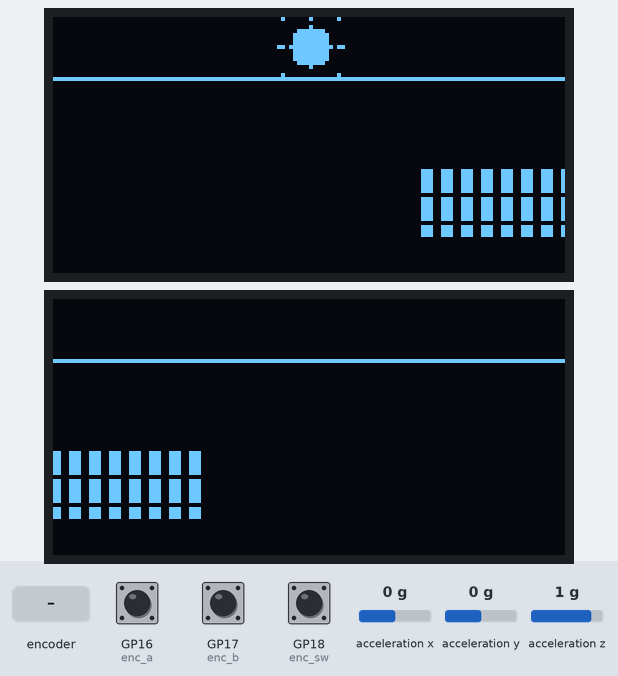
Recording of a program running on a simulated Raspberry Pi Pico running MicroPython. On the bench: 2 × 128×64 one-colour display. Inputs (shaded band) come from the test bench; at power-on: acceleration x 0 g, acceleration y 0 g, GP18 (enc_sw) HIGH, GP16 (enc_a) HIGH, GP17 (enc_b) HIGH, acceleration z 1 g. What the program prints to the serial console is not drawn.

Above: at 1.2 s.
1.3 s: acceleration x set to -1.4 g
At 2.75 s:
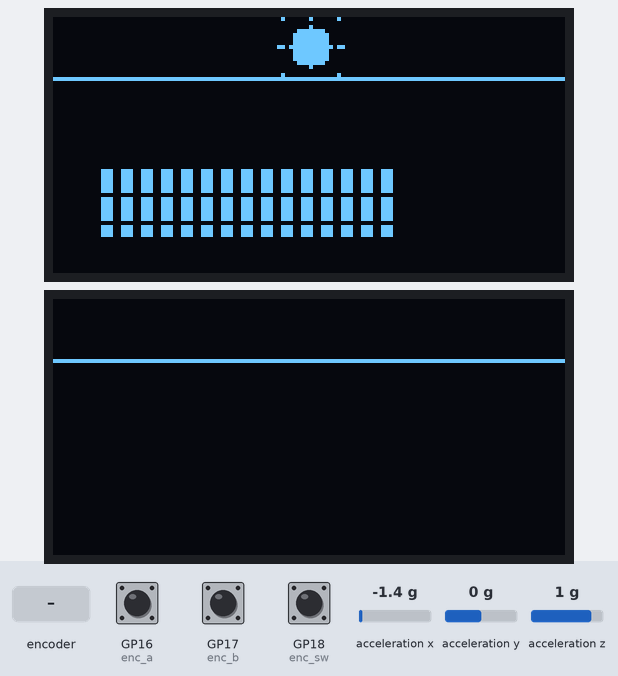
2.9 s: rotary encoder on GP16 (enc_a) / GP17 (enc_b) turned 1 step (first pin leading)
At 3.36 s:
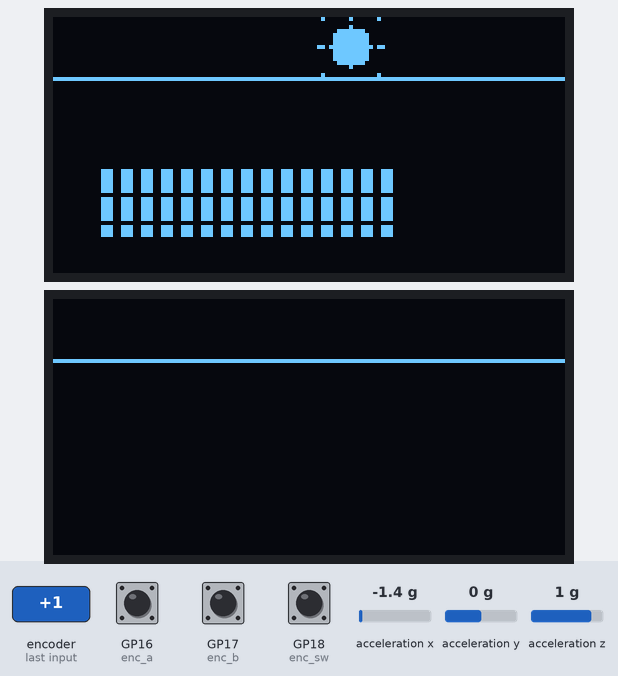
4.6 s: acceleration y set to -1.4 g
At 5.72 s:
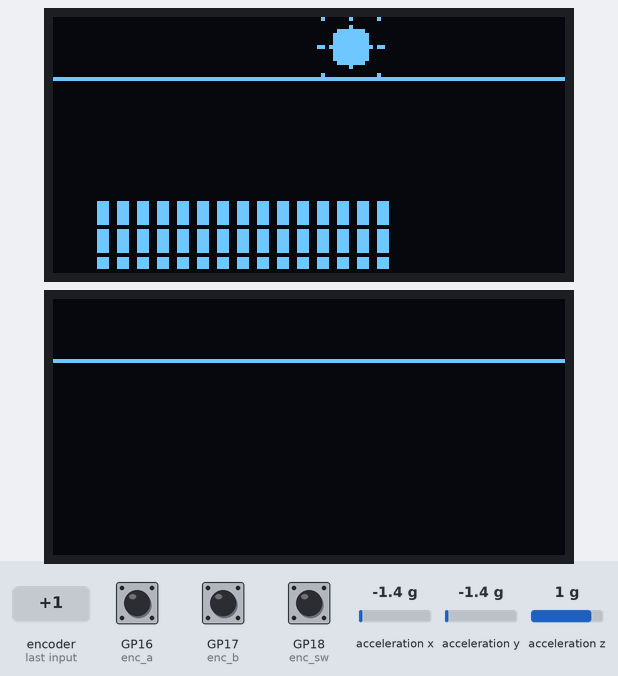
6.2 s: GP18 (enc_sw) pulled LOW for 0.15 s
At 7.0 s:
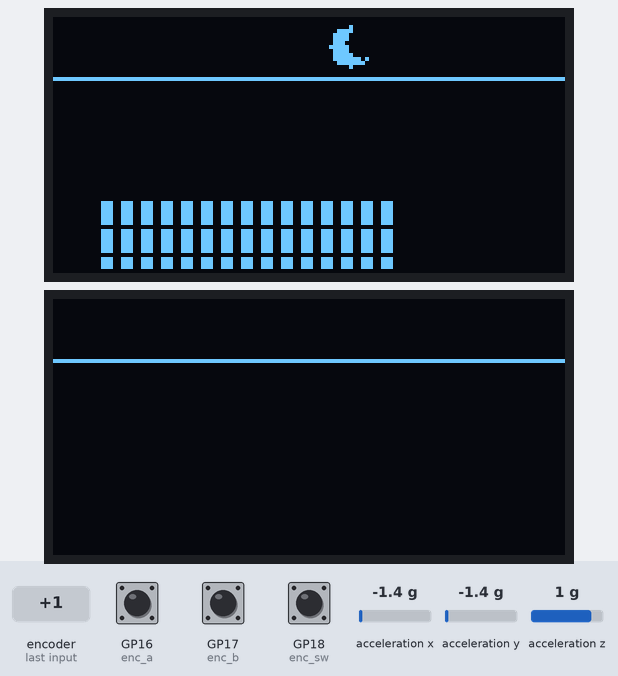
7.8 s: rotary encoder on GP16 (enc_a) / GP17 (enc_b) turned 1 step (first pin leading)
At 9.2 s:
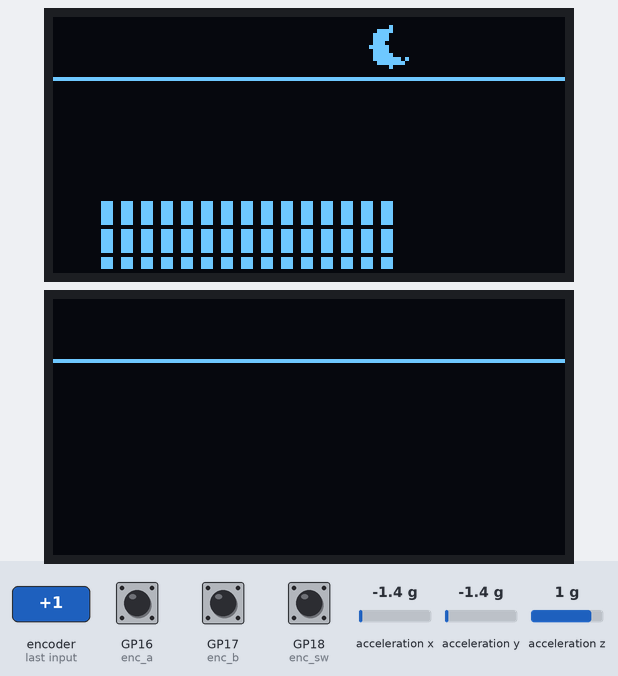
9.6 s: GP18 (enc_sw) pulled LOW for 1 s
At 10.6 s:
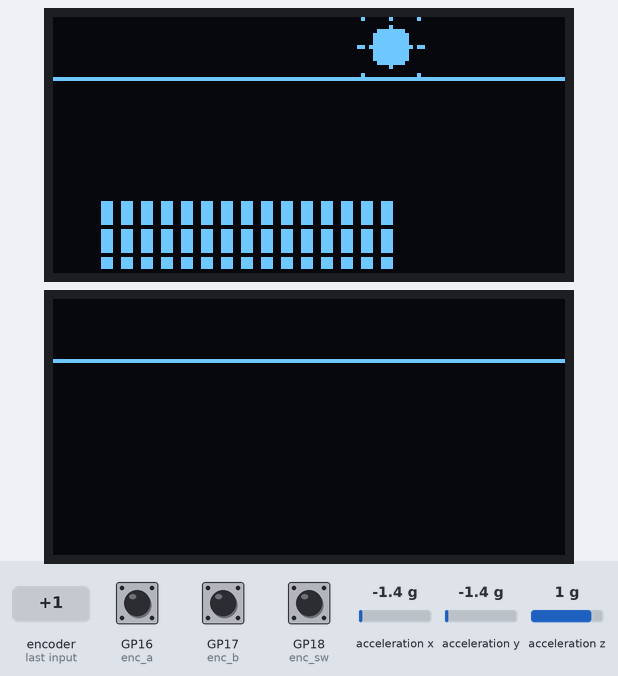
Timing chart, 0 to 12.6 s (numbered marks = the images above; inputs shaded):
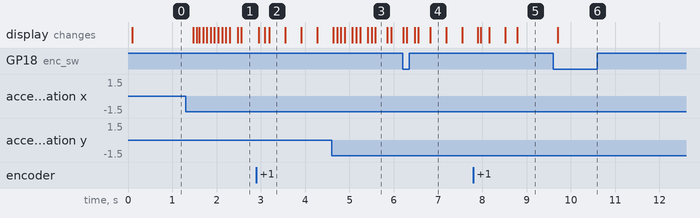

The program:

main.py
```python
"""A pool across two OLEDs, with a sun in the yellow band.

The PiCowbell STEMMA connector is GP4 for SDA and GP5 for SCL.
The left OLED answers at 0x3C and the right OLED answers at 0x3D.
The LSM6DSOX is the chip at 0x6A or 0x6B whose id reads 0x6C.
Encoder A is GP16, B is GP17, and the click is GP18.

The top 16 rows are the yellow band. The encoder slides a sun across
both screens, and the click turns that sun into a moon. The blue rows
are one pool. Tilt pours the pool toward the low side.
A clockwise turn, A changing before B, moves the sun toward the right.
"""

import array
import time
from machine import I2C, Pin, disable_irq, enable_irq

SDA = 4
SCL = 5
PIN_A = 16
PIN_B = 17
PIN_CLICK = 18

LEFT = 0x3C
RIGHT = 0x3D
IMU_ADDRS = (0x6A, 0x6B)
IMU_ID = 0x6C
WHO_AM_I = 0x0F
CTRL1_XL = 0x10
CTRL3_C = 0x12
OUTX_L_A = 0x28
# ±2 g. One g is about 16393 counts.
LSB_G = 0.000061

# 0 is accelerometer X, 1 is Y, 2 is Z.
# Across points at the right-hand screen. Down points at the bottom of the blue band.
# On this board Y reads about -1 g when the yellow band is up, so down is flipped.
AXIS_ACROSS = 0
AXIS_DOWN = 1
SIGN_ACROSS = 1
SIGN_DOWN = -1

WIDTH = 256
HEIGHT = 64
YELLOW = 16
PAGES = HEIGHT // 8
SKY_Y = 7
SUN_R = 5
SUN_REACH = 8
SUN_MIN = SUN_REACH
SUN_MAX = WIDTH - 1 - SUN_REACH
SUN_STEP = 10

# A wide puddle. Half of it sits on each screen when the board is level.
COLS = 15
ROWS = 5
N = COLS * ROWS

ENC_DETENT = 4
CLICK_GAP_MS = 200
ENC_TABLE = (
    0, -1, 1, 0,
    1, 0, 0, -1,
    -1, 0, 0, 1,
    0, 1, -1, 0,
)

INIT = bytes((
    0x00,
    0xAE,
    0xD5, 0x80,
    0xA8, 0x3F,
    0xD3, 0x00,
    0x40,
    0x8D, 0x14,
    0x20, 0x00,
    0xA1,
    0xC8,
    0xDA, 0x12,
    0x81, 0xCF,
    0xD9, 0xF1,
    0xDB, 0x40,
    0xA4,
    0xA6,
    0xAF,
))
COL_WIN = bytes((0x00, 0x21, 0x00, 0x7F))
PAGE_WIN = bytes((0x00, 0x22, 0x00, 0x07))

frame = bytearray(WIDTH * PAGES)
blank = bytearray(WIDTH * PAGES)
pagebuf = bytearray(129)
pagebuf[0] = 0x40
view = memoryview(frame)
pageview = memoryview(pagebuf)
raw = bytearray(6)

xs = array.array("f", (0.0 for _ in range(N)))
ys = array.array("f", (0.0 for _ in range(N)))
vxs = array.array("f", (0.0 for _ in range(N)))
vys = array.array("f", (0.0 for _ in range(N)))
ox = array.array("f", (0.0 for _ in range(N)))
oy = array.array("f", (0.0 for _ in range(N)))

i2c = I2C(0, scl=Pin(SCL), sda=Pin(SDA), freq=400000, timeout=100000)
imu = None
left_ok = False
right_ok = False
gx = 0.0
gy = 0.0
sun_x = 64
moon = False
click_down = False
click_at = 0
enc_a = Pin(PIN_A, Pin.IN, Pin.PULL_UP)
enc_b = Pin(PIN_B, Pin.IN, Pin.PULL_UP)
enc_sw = Pin(PIN_CLICK, Pin.IN, Pin.PULL_UP)
enc_state = (enc_a.value() << 1) | enc_b.value()
enc_counts = 0
enc_rest = 0


def s16(buf, index):
    value = buf[index] | (buf[index + 1] << 8)
    if value & 0x8000:
        value -= 0x10000
    return value


def sky(x, y):
    if 0 <= x < WIDTH and 0 <= y < YELLOW - 1:
        frame[(y >> 3) * WIDTH + x] |= 1 << (y & 7)


def blot(x, y):
    xi = int(x)
    yi = int(y)
    for dy in (-1, 0, 1):
        py = yi + dy
        if py < YELLOW or py >= HEIGHT:
            continue
        bit = 1 << (py & 7)
        row = (py >> 3) * WIDTH
        for dx in (-1, 0, 1):
            if dx * dx + dy * dy > 2:
                continue
            px = xi + dx
            if 0 <= px < WIDTH:
                frame[row + px] |= bit


def draw_disc(cx, cy, radius, cut_x, cut_y, cut_r):
    limit = radius * radius
    cut = cut_r * cut_r
    for dy in range(-radius, radius + 1):
        for dx in range(-radius, radius + 1):
            if dx * dx + dy * dy > limit:
                continue
            if cut_r and (dx - cut_x) * (dx - cut_x) + (dy - cut_y) * (dy - cut_y) <= cut:
                continue
            sky(cx + dx, cy + dy)


def draw_sun():
    cx = sun_x
    draw_disc(cx, SKY_Y, SUN_R, 0, 0, 0)
    for dx, dy in ((1, 0), (-1, 0), (0, -1), (1, -1), (-1, -1), (1, 1), (-1, 1)):
        sky(cx + dx * 7, SKY_Y + dy * 7)
        sky(cx + dx * 8, SKY_Y + dy * 8)


def draw_horizon():
    row = (15 >> 3) * WIDTH
    bit = 1 << (15 & 7)
    for x in range(WIDTH):
        frame[row + x] |= bit


def init_oled(addr):
    i2c.writeto(addr, INIT)
    return True


def find_imu():
    for addr in IMU_ADDRS:
        try:
            if i2c.readfrom_mem(addr, WHO_AM_I, 1)[0] == IMU_ID:
                i2c.writeto_mem(addr, CTRL3_C, b"\x44")
                i2c.writeto_mem(addr, CTRL1_XL, b"\x50")
                return addr
        except OSError:
            pass
    return None


def bringup():
    global imu, left_ok, right_ok
    found = [hex(addr) for addr in i2c.scan()]
    print("i2c", " ".join(found))
    try:
        left_ok = init_oled(LEFT)
    except OSError:
        left_ok = False
    try:
        right_ok = init_oled(RIGHT)
    except OSError:
        right_ok = False
    imu = find_imu()
    print("left", hex(LEFT) if left_ok else "missing")
    print("right", hex(RIGHT) if right_ok else "missing")
    print("imu", hex(imu) if imu is not None else "missing")


def on_encoder(_pin):
    global enc_state, enc_counts
    state = (enc_a.value() << 1) | enc_b.value()
    enc_counts += ENC_TABLE[(enc_state << 2) | state]
    enc_state = state


def take_steps():
    global enc_counts, enc_rest
    irq = disable_irq()
    counts = enc_counts
    enc_counts = 0
    enable_irq(irq)
    enc_rest += counts
    if enc_rest >= 0:
        steps = enc_rest // ENC_DETENT
    else:
        steps = -((-enc_rest) // ENC_DETENT)
    enc_rest -= steps * ENC_DETENT
    return steps


def move_sun(steps):
    global sun_x
    if steps == 0:
        return
    sun_x += steps * SUN_STEP
    if sun_x < SUN_MIN:
        sun_x = SUN_MIN
    elif sun_x > SUN_MAX:
        sun_x = SUN_MAX


def poll_click(now):
    global click_down, click_at, moon
    down = enc_sw.value() == 0
    if down and not click_down and time.ticks_diff(now, click_at) >= CLICK_GAP_MS:
        moon = not moon
        click_at = now
    click_down = down


def read_gravity():
    global gx, gy
    across = 0.0
    down = 0.0
    if imu is not None:
        try:
            i2c.readfrom_mem_into(imu, OUTX_L_A, raw)
            sample = (s16(raw, 0) * LSB_G, s16(raw, 2) * LSB_G, s16(raw, 4) * LSB_G)
            across = SIGN_ACROSS * sample[AXIS_ACROSS]
            down = SIGN_DOWN * sample[AXIS_DOWN]
        except OSError:
            pass
    gx += (across - gx) * 0.45
    gy += (down - gy) * 0.45


def puddle_target():
    # One g of sideways tilt carries the pool most of the way onto one screen.
    tx = WIDTH / 2 + gx * 100.0
    if tx < 48.0:
        tx = 48.0
    elif tx > WIDTH - 48.0:
        tx = WIDTH - 48.0
    ty = 46.0 + gy * 10.0
    if ty < 32.0:
        ty = 32.0
    elif ty > 54.0:
        ty = 54.0
    return tx, ty


def step_water(_dt):
    tx, ty = puddle_target()
    for i in range(N):
        hx = tx + ox[i]
        hy = ty + oy[i]
        vx = vxs[i] * 0.55 + (hx - xs[i]) * 0.55
        vy = vys[i] * 0.55 + (hy - ys[i]) * 0.55
        vxs[i] = vx
        vys[i] = vy
        xs[i] += vx
        ys[i] += vy


def draw_water():
    for i in range(N):
        blot(xs[i], ys[i])


def flush(addr, x0):
    i2c.writeto(addr, COL_WIN)
    i2c.writeto(addr, PAGE_WIN)
    for page in range(PAGES):
        start = page * WIDTH + x0
        pageview[1:129] = view[start:start + 128]
        i2c.writeto(addr, pagebuf)


def present():
    global left_ok, right_ok
    if left_ok:
        try:
            flush(LEFT, 0)
        except OSError:
            left_ok = False
            print("left missing")
    if right_ok:
        try:
            flush(RIGHT, 128)
        except OSError:
            right_ok = False
            print("right missing")


def seed_pool():
    for i in range(N):
        col = i % COLS
        row = i // COLS
        ox[i] = (col - (COLS - 1) / 2) * 5.0
        oy[i] = (row - (ROWS - 1) / 2) * 3.5
        xs[i] = WIDTH / 2 + ox[i]
        ys[i] = 46.0 + oy[i]
        vxs[i] = 0.0
        vys[i] = 0.0


def main():
    global click_at
    bringup()
    seed_pool()
    enc_a.irq(on_encoder, Pin.IRQ_RISING | Pin.IRQ_FALLING)
    enc_b.irq(on_encoder, Pin.IRQ_RISING | Pin.IRQ_FALLING)
    click_at = time.ticks_ms()
    last = click_at
    while True:
        now = time.ticks_ms()
        dt = time.ticks_diff(now, last) / 1000
        last = now
        if dt < 0:
            dt = 0.0
        elif dt > 0.05:
            dt = 0.05
        move_sun(take_steps())
        poll_click(now)
        read_gravity()
        step_water(dt)
        frame[:] = blank
        draw_water()
        draw_horizon()
        if moon:
            draw_disc(sun_x, SKY_Y, SUN_R, 3, -1, 4)
        else:
            draw_sun()
        present()


main()
```

Measured:
- after the input at 1.3 s, the display: first changes after 0.17 s (image 1 shows a later state)
- after the input at 2.9 s, the display: first differs from a run without the input after 0.18 s (image 2 shows a later state)
- after the input at 7.8 s, the display: first differs from a run without the input after 0.16 s (image 5 shows a later state)
- after the input at 9.6 s, the display: changes after 0.11 s (image 6)
